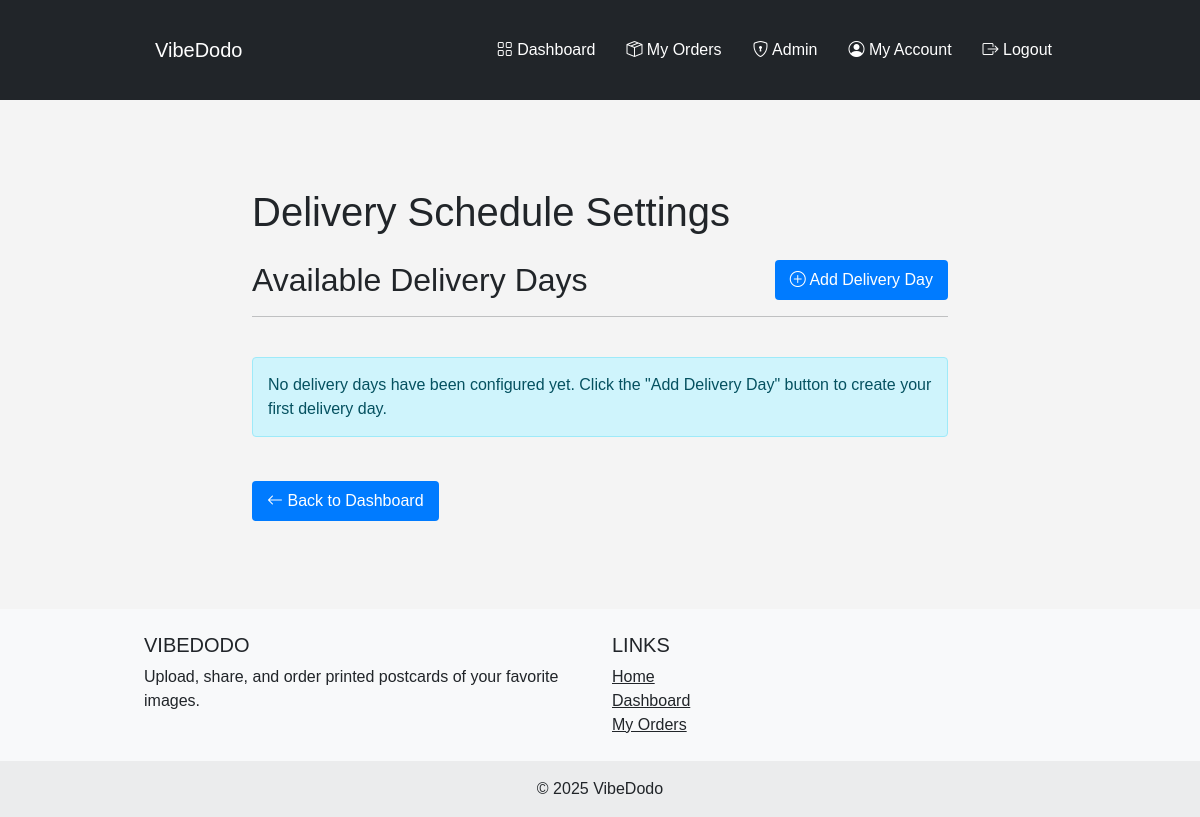
Before: /admin/delivery (signed in) with the older database file.
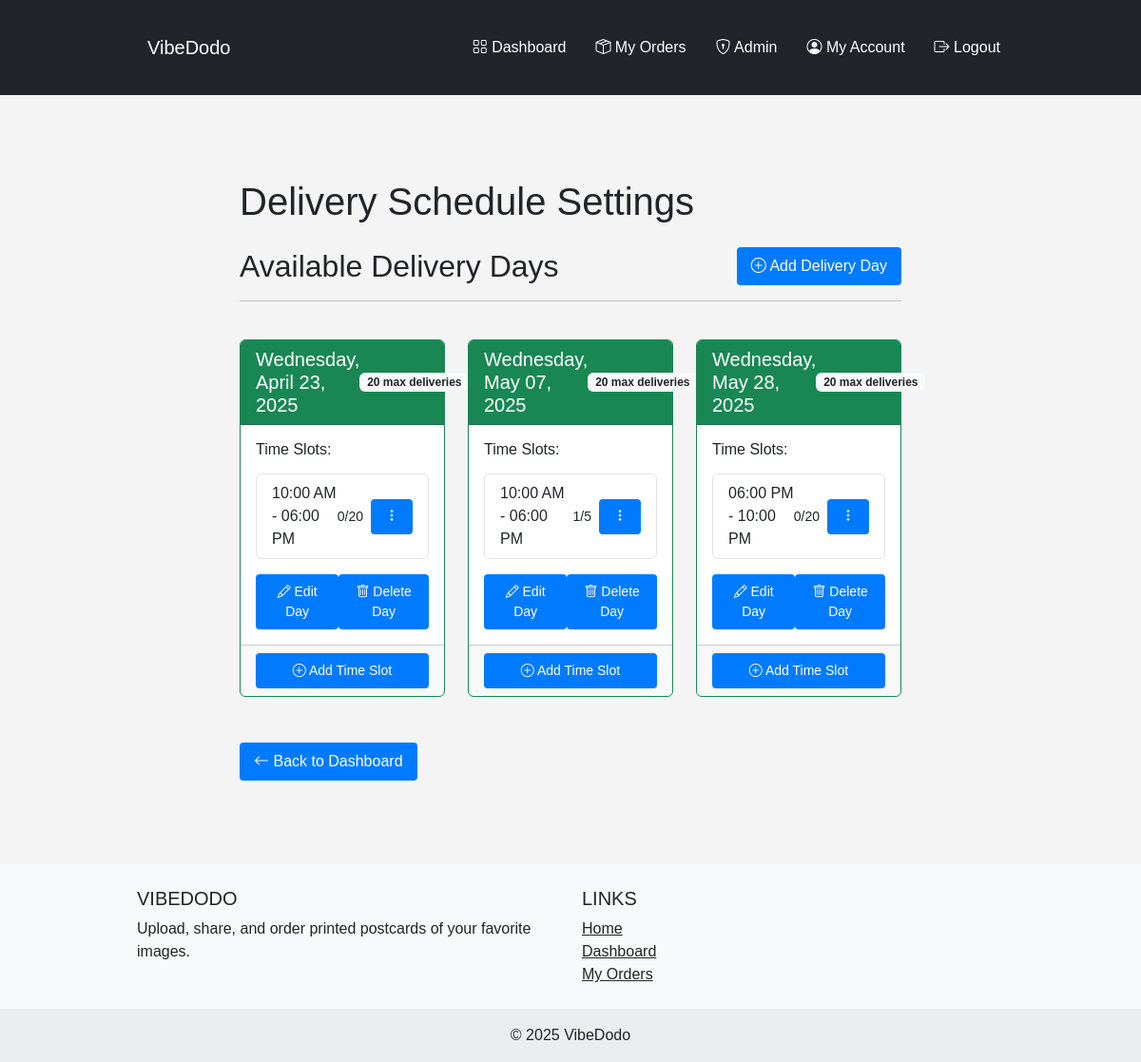
After: the same page with the newer database file.
### app/models/delivery.py (models this page shows, shortened)
class DeliveryDay(db.Model):
    id = db.Column(db.Integer, primary_key=True)
    date = db.Column(db.Date, nullable=False)
    is_active = db.Column(db.Boolean, default=True)
    max_deliveries = db.Column(db.Integer, default=20)
    date_added = db.Column(db.DateTime, nullable=False, default=datetime.utcnow)
    time_slots = db.relationship('TimeSlot', backref='delivery_day', lazy=True, cascade="all, delete-orphan")
    @property
    def formatted_date(self):
        return self.date.strftime('%A, %B %d, %Y')

class TimeSlot(db.Model):
    id = db.Column(db.Integer, primary_key=True)
    delivery_day_id = db.Column(db.Integer, db.ForeignKey('delivery_day.id'), nullable=False)
    start_time = db.Column(db.Time, nullable=False)
    end_time = db.Column(db.Time, nullable=False)
    is_active = db.Column(db.Boolean, default=True)
    max_orders = db.Column(db.Integer, default=5)
    @property
    def formatted_time_range(self):
        return f"{self.start_time.strftime('%I:%M %p')} - {self.end_time.strftime('%I:%M %p')}"

### app/routes/admin.py (the view)
@admin.route('/admin/delivery', methods=['GET'])
@login_required
@admin_required
def admin_delivery():
    delivery_days = DeliveryDay.query.order_by(DeliveryDay.date).all()
    time_slots = TimeSlot.query.all()
    slot_stats = {}
    for slot in time_slots:
        orders_count = Order.query.filter_by(time_slot_id=slot.id).count()
        slot_stats[slot.id] = {
            'orders_count': orders_count,
            'capacity': slot.max_orders,
            'utilization': round((orders_count / slot.max_orders) * 100) if slot.max_orders > 0 else 0
        }
    return render_template('admin/delivery.html',
                          delivery_days=delivery_days,
                          slot_stats=slot_stats)

### app/models/user.py (called while the page is built)
@login_manager.user_loader
def load_user(user_id):
    return User.query.get(int(user_id))

### app/routes/admin.py (called while the page is built)
def admin_required(f):
    @wraps(f)
    def decorated_function(*args, **kwargs):
        if not current_user.is_authenticated or not current_user.is_admin:
            flash('Admin access required', 'danger')
            return redirect(url_for('main.index'))
        return f(*args, **kwargs)
    return decorated_function

### app/templates/admin/delivery.html (shortened to what this page needs)
{% extends "layout.html" %}
{% block content %}
<div class="container mt-4">
    <h1 class="mb-4">Delivery Schedule Settings</h1>
    <div class="row mb-4">
        <div class="col-12">
            <div class="d-flex justify-content-between align-items-center">
                <h2 class="mb-0">Available Delivery Days</h2>
                <a href="{{ url_for('admin.add_delivery_day') }}" class="btn btn-primary">
                    <i class="bi bi-plus-circle"></i> Add Delivery Day
                </a>
            </div>
            <hr>
        </div>
    </div>
    <div class="row">
        {% if delivery_days %}
            {% for day in delivery_days %}
                <div class="col-md-6 col-lg-4 mb-4">
                    <div class="card h-100 {% if day.is_active %}border-success{% else %}border-danger{% endif %}">
                        <div class="card-header {% if day.is_active %}bg-success text-white{% else %}bg-danger text-white{% endif %} d-flex justify-content-between align-items-center">
                            <h5 class="mb-0">{{ day.formatted_date }}</h5>
                            <span class="badge bg-light text-dark">{{ day.max_deliveries }} max deliveries</span>
                        </div>
                        <div class="card-body">
                            <h6 class="mb-3">Time Slots:</h6>
                            {% if day.time_slots %}
                                <ul class="list-group mb-3">
                                    {% for slot in day.time_slots %}
                                        <li class="list-group-item d-flex justify-content-between align-items-center">
                                            <div>
                                                <span class="{% if not slot.is_active %}text-decoration-line-through text-muted{% endif %}">
                                                    {{ slot.formatted_time_range }}
                                                </span>
                                            </div>
                                            <div>
                                                {% set stats = slot_stats.get(slot.id, {}) %}
                                                <div class="d-flex align-items-center gap-2">
                                                    <div>
                                                        <span class="small">
                                                            {{ stats.get('orders_count', 0) }}/{{ slot.max_orders }}
                                                        </span>
                                                    </div>
                                                    <div class="dropdown">
                                                        <button class="btn btn-sm btn-outline-secondary" type="button" data-bs-toggle="dropdown">
                                                            <i class="bi bi-three-dots-vertical"></i>
                                                        </button>
                                                    </div>
                                                </div>
                                            </div>
                                        </li>
                                    {% endfor %}
                                </ul>
                            {% else %}
                                <p class="text-muted">No time slots configured for this day.</p>
                            {% endif %}
                            <div class="d-flex justify-content-between mt-3">
                                <a href="{{ url_for('admin.edit_delivery_day', day_id=day.id) }}" class="btn btn-sm btn-outline-primary">
                                    <i class="bi bi-pencil"></i> Edit Day
                                </a>
                                <form action="{{ url_for('admin.delete_delivery_day', day_id=day.id) }}" method="POST"
                                      onsubmit="return confirm('Are you sure you want to delete this delivery day?');">
                                    <button type="submit" class="btn btn-sm btn-outline-danger">
                                        <i class="bi bi-trash"></i> Delete Day
                                    </button>
                                </form>
                            </div>
                        </div>
                        <div class="card-footer">
                            <a href="{{ url_for('admin.add_time_slot', day_id=day.id) }}" class="btn btn-sm btn-success w-100">
                                <i class="bi bi-plus-circle"></i> Add Time Slot
                            </a>
                        </div>
                    </div>
                </div>
            {% endfor %}
        {% else %}
            <div class="col-12">
                <div class="alert alert-info">
                    <p class="mb-0">No delivery days have been configured yet. Click the "Add Delivery Day" button to create your first delivery day.</p>
                </div>
            </div>
        {% endif %}
    </div>
    <div class="mt-4">
        <a href="{{ url_for('admin.admin_dashboard') }}" class="btn btn-secondary">
            <i class="bi bi-arrow-left"></i> Back to Dashboard
        </a>
    </div>
</div>
{% endblock %}

### app/templates/layout.html (shortened to what this page needs)
<!DOCTYPE html>
<html lang="en">
<head>
    {% block styles %}
    <link href="https://cdn.jsdelivr.net/npm/bootstrap@5.3.0-alpha1/dist/css/bootstrap.min.css" rel="stylesheet">
    <link rel="stylesheet" href="https://cdn.jsdelivr.net/npm/bootstrap-icons@1.10.5/font/bootstrap-icons.css">
    <link rel="stylesheet" href="{{ url_for('static', filename='css/main.css') }}">
    {% endblock %}
<body>
    {% block navbar %}
    <nav class="navbar navbar-expand-lg navbar-dark bg-dark">
        <div class="container">
            <a class="navbar-brand" href="{{ url_for('main.index') }}">
                VibeDodo
            </a>
            <div class="collapse navbar-collapse" id="navbarNav">
                <ul class="navbar-nav ms-auto">
                    {% if current_user.is_authenticated %}
                        <li class="nav-item">
                            <a class="nav-link" href="{{ url_for('main.dashboard') }}">
                                <i class="bi bi-grid"></i> Dashboard
                            </a>
                        </li>
                        <li class="nav-item">
                            <a class="nav-link" href="{{ url_for('orders.my_orders') }}">
                                <i class="bi bi-box-seam"></i> My Orders
                            </a>
                        </li>
                        {% if current_user.is_admin %}
                            <li class="nav-item">
                                <a class="nav-link" href="{{ url_for('admin.admin_dashboard') }}">
                                    <i class="bi bi-shield-lock"></i> Admin
                                </a>
                            </li>
                        {% endif %}
                        <li class="nav-item">
                            <a class="nav-link" href="{{ url_for('auth.myaccount') }}">
                                <i class="bi bi-person-circle"></i> My Account
                            </a>
                        </li>
                        <li class="nav-item">
                            <a class="nav-link" href="{{ url_for('auth.logout') }}">
                                <i class="bi bi-box-arrow-right"></i> Logout
                            </a>
                        </li>
                    {% endif %}
                </ul>
            </div>
        </div>
    </nav>
    {% endblock %}
    {% block main_container %}
    <div class="container mt-4">
        {% block content %}{% endblock %}
    </div>
    {% endblock %}
    {% block footer %}
    <footer class="bg-light text-center text-lg-start mt-5">
        <div class="container p-4">
            <div class="row">
                <div class="col-lg-6 col-md-12 mb-4 mb-md-0">
                    <h5 class="text-uppercase">VibeDodo</h5>
                    <p>
                        Upload, share, and order printed postcards of your favorite images.
                    </p>
                </div>
                <div class="col-lg-6 col-md-12 mb-4 mb-md-0">
                    <h5 class="text-uppercase">Links</h5>
                    <ul class="list-unstyled mb-0">
                        <li><a href="{{ url_for('main.index') }}" class="text-dark">Home</a></li>
                        {% if current_user.is_authenticated %}
                            <li><a href="{{ url_for('main.dashboard') }}" class="text-dark">Dashboard</a></li>
                            <li><a href="{{ url_for('orders.my_orders') }}" class="text-dark">My Orders</a></li>
                        {% else %}
                            <li><a href="{{ url_for('auth.login') }}" class="text-dark">Login</a></li>
                            <li><a href="{{ url_for('auth.register') }}" class="text-dark">Register</a></li>
                        {% endif %}
                    </ul>
                </div>
            </div>
        </div>
        <div class="text-center p-3" style="background-color: rgba(0, 0, 0, 0.05);">
            © 2025 VibeDodo
        </div>
    </footer>
    {% endblock %}
</body>
</html>

### app/static/css/main.css (style rules this page uses)
body { font-family: 'Arial', sans-serif; margin: 0; padding: 0; background-color: #f4f4f4; }
.container { width: 80%; margin: 0 auto; padding: 20px; }
.btn { padding: 8px 15px; background-color: #007bff; color: white; border: none; border-radius: 4px; cursor: pointer; }
.navbar { background-color: #333; color: white; padding: 10px 0; }
.navbar a { color: white; text-decoration: none; margin-left: 15px; }

Changed rows visible on the page:
added DeliveryDay: formatted_date "Wednesday, April 23, 2025", max_deliveries "20"
added TimeSlot: formatted_time_range "10:00 AM - 06:00 PM", get "0", max_orders "20", shown under "Wednesday, April 23, 2025"
added DeliveryDay: formatted_date "Wednesday, May 07, 2025", max_deliveries "20"
added TimeSlot: formatted_time_range "10:00 AM - 06:00 PM", get "1", max_orders "5", shown under "Wednesday, May 07, 2025"
added DeliveryDay: formatted_date "Wednesday, May 28, 2025", max_deliveries "20"
added TimeSlot: formatted_time_range "06:00 PM - 10:00 PM", get "0", max_orders "20", shown under "Wednesday, May 28, 2025"
Other visible differences:
text no longer shown: "No delivery days have been configured yet. Click the \"Add Delivery Day\" button to create your first delivery day."
